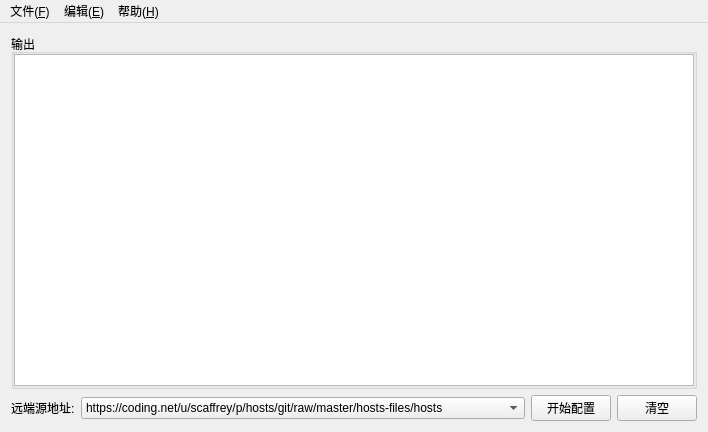
<?xml version="1.0" encoding="UTF-8"?>
<ui version="4.0">
 <class>HostsTool</class>
 <widget class="QMainWindow" name="HostsTool">
  <property name="geometry">
   <rect>
    <x>0</x>
    <y>0</y>
    <width>688</width>
    <height>432</height>
   </rect>
  </property>
  <property name="windowTitle">
   <string>HostsTool</string>
  </property>
  <widget class="QWidget" name="centralWidget">
   <layout class="QVBoxLayout" name="verticalLayout">
    <item>
     <widget class="QGroupBox" name="groupBox">
      <property name="title">
       <string>输出</string>
      </property>
      <layout class="QHBoxLayout" name="horizontalLayout_5">
       <property name="leftMargin">
        <number>0</number>
       </property>
       <property name="topMargin">
        <number>0</number>
       </property>
       <property name="rightMargin">
        <number>0</number>
       </property>
       <property name="bottomMargin">
        <number>0</number>
       </property>
       <item>
        <widget class="QTextEdit" name="textEdit">
         <property name="styleSheet">
          <string notr="true">font: 75 10pt &quot;微软雅黑&quot;;</string>
         </property>
         <property name="readOnly">
          <bool>true</bool>
         </property>
         <property name="html">
          <string>&lt;!DOCTYPE HTML PUBLIC &quot;-//W3C//DTD HTML 4.0//EN&quot; &quot;http://www.w3.org/TR/REC-html40/strict.dtd&quot;&gt;
&lt;html&gt;&lt;head&gt;&lt;meta name=&quot;qrichtext&quot; content=&quot;1&quot; /&gt;&lt;style type=&quot;text/css&quot;&gt;
p, li { white-space: pre-wrap; }
&lt;/style&gt;&lt;/head&gt;&lt;body style=&quot; font-family:'微软雅黑'; font-size:10pt; font-weight:72; font-style:normal;&quot;&gt;
&lt;p style=&quot;-qt-paragraph-type:empty; margin-top:0px; margin-bottom:0px; margin-left:0px; margin-right:0px; -qt-block-indent:0; text-indent:0px;&quot;&gt;&lt;br /&gt;&lt;/p&gt;&lt;/body&gt;&lt;/html&gt;</string>
         </property>
        </widget>
       </item>
      </layout>
     </widget>
    </item>
    <item>
     <layout class="QHBoxLayout" name="horizontalLayout_4">
      <item>
       <layout class="QHBoxLayout" name="horizontalLayout_2">
        <item>
         <widget class="QLabel" name="label">
          <property name="styleSheet">
           <string notr="true">font: 75 10pt &quot;微软雅黑&quot;;</string>
          </property>
          <property name="text">
           <string>远端源地址:</string>
          </property>
         </widget>
        </item>
        <item>
         <widget class="QComboBox" name="comboBox">
          <property name="sizePolicy">
           <sizepolicy hsizetype="Expanding" vsizetype="Fixed">
            <horstretch>0</horstretch>
            <verstretch>0</verstretch>
           </sizepolicy>
          </property>
          <property name="styleSheet">
           <string notr="true">font: 75 9pt &quot;微软雅黑&quot;;</string>
          </property>
          <item>
           <property name="text">
            <string>https://coding.net/u/scaffrey/p/hosts/git/raw/master/hosts-files/hosts</string>
           </property>
          </item>
          <item>
           <property name="text">
            <string extracomment="默认源">https://raw.githubusercontent.com/googlehosts/hosts/master/hosts-files/hosts</string>
           </property>
          </item>
         </widget>
        </item>
       </layout>
      </item>
      <item>
       <layout class="QHBoxLayout" name="horizontalLayout_3">
        <item>
         <widget class="QPushButton" name="pushButton_start">
          <property name="styleSheet">
           <string notr="true">;
font: 75 9pt &quot;微软雅黑&quot;;</string>
          </property>
          <property name="text">
           <string>开始配置</string>
          </property>
         </widget>
        </item>
        <item>
         <widget class="QPushButton" name="pushButton_clear">
          <property name="text">
           <string>清空</string>
          </property>
         </widget>
        </item>
       </layout>
      </item>
     </layout>
    </item>
   </layout>
  </widget>
  <widget class="QMenuBar" name="menuBar">
   <property name="geometry">
    <rect>
     <x>0</x>
     <y>0</y>
     <width>688</width>
     <height>22</height>
    </rect>
   </property>
   <widget class="QMenu" name="menu_H">
    <property name="title">
     <string>帮助(&amp;H)</string>
    </property>
    <addaction name="action_about"/>
   </widget>
   <widget class="QMenu" name="menu_F">
    <property name="title">
     <string>文件(&amp;F)</string>
    </property>
    <addaction name="action_backupHosts"/>
    <addaction name="separator"/>
    <addaction name="action_exit"/>
   </widget>
   <widget class="QMenu" name="menu_E">
    <property name="title">
     <string>编辑(&amp;E)</string>
    </property>
    <addaction name="action_clear"/>
   </widget>
   <addaction name="menu_F"/>
   <addaction name="menu_E"/>
   <addaction name="menu_H"/>
  </widget>
  <action name="action_hosts">
   <property name="text">
    <string>添加hosts源(&amp;A)</string>
   </property>
  </action>
  <action name="action_about">
   <property name="text">
    <string>关于(&amp;A)</string>
   </property>
  </action>
  <action name="action_exit">
   <property name="text">
    <string>退出(&amp;Q)</string>
   </property>
  </action>
  <action name="action_backupHosts">
   <property name="text">
    <string>备份hosts(&amp;B)</string>
   </property>
  </action>
  <action name="action_clear">
   <property name="text">
    <string>清空(&amp;C)</string>
   </property>
  </action>
 </widget>
 <layoutdefault spacing="6" margin="11"/>
 <resources/>
 <connections>
  <connection>
   <sender>action_exit</sender>
   <signal>triggered()</signal>
   <receiver>HostsTool</receiver>
   <slot>close()</slot>
   <hints>
    <hint type="sourcelabel">
     <x>-1</x>
     <y>-1</y>
    </hint>
    <hint type="destinationlabel">
     <x>343</x>
     <y>215</y>
    </hint>
   </hints>
  </connection>
  <connection>
   <sender>action_clear</sender>
   <signal>triggered()</signal>
   <receiver>textEdit</receiver>
   <slot>clear()</slot>
   <hints>
    <hint type="sourcelabel">
     <x>-1</x>
     <y>-1</y>
    </hint>
    <hint type="destinationlabel">
     <x>343</x>
     <y>219</y>
    </hint>
   </hints>
  </connection>
  <connection>
   <sender>pushButton_clear</sender>
   <signal>clicked()</signal>
   <receiver>textEdit</receiver>
   <slot>clear()</slot>
   <hints>
    <hint type="sourcelabel">
     <x>636</x>
     <y>408</y>
    </hint>
    <hint type="destinationlabel">
     <x>343</x>
     <y>219</y>
    </hint>
   </hints>
  </connection>
 </connections>
</ui>
